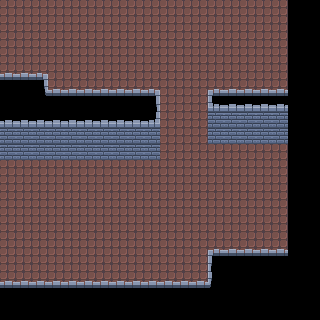

This game map was drawn from its Tiled (.tmx) file and the tilesets committed beside it. A one-line description and the trimmed map source follow:
An orthogonal 20x20 tile map with 16x16 px tiles, 3 tile layers (ground, wall, wall_top).

<map version="1.2" tiledversion="1.3.3" orientation="orthogonal" renderorder="right-down" width="20" height="20" tilewidth="16" tileheight="16" infinite="0" nextlayerid="4" nextobjectid="1">
 <tileset firstgid="1" source="test.tsx" />
 <layer id="1" name="ground" width="20" height="20">
  <data>[400 cells, 256 non-empty, 1 distinct tile ids]</data>
 </layer>
 <layer id="2" name="wall" width="20" height="20">
  <data>[400 cells, 30 non-empty, 1 distinct tile ids]</data>
 </layer>
 <layer id="3" name="wall_top" width="20" height="20">
  <data>[400 cells, 52 non-empty, 10 distinct tile ids]</data>
 </layer>
</map>
